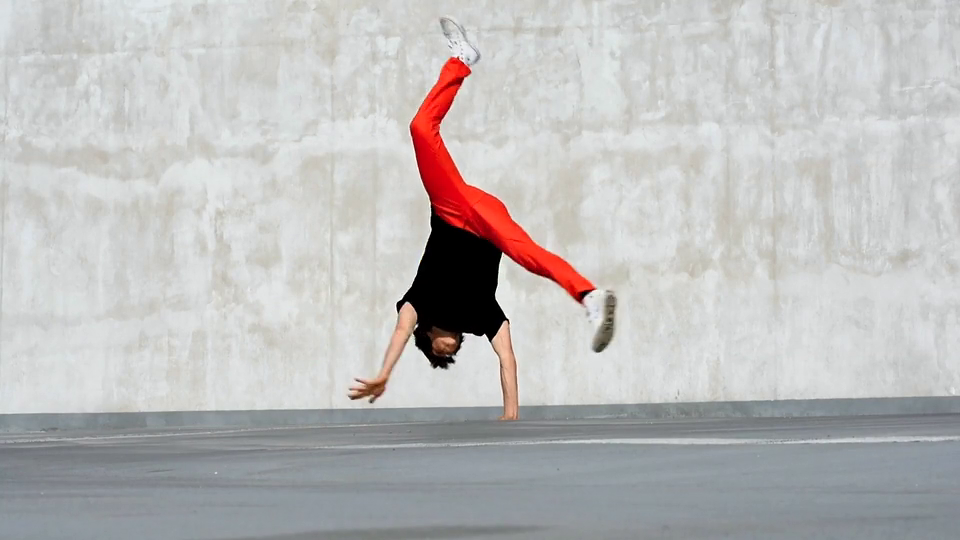
#> input picture frame 17 of week7/mediapipe/example.mp4, 960 x 540 px, given in place of mov01.avi, which was not available
$ jupyter execute 'openCV를 이용한 동영상처리_보행자판독.ipynb'   (text cells are left out)
#> lines starting #> are read from the running program, lines starting #| are printed output that depends on the picture; after the words box and inside, x2 and y2 are one past the last pixel; in counts of white or black regions, pixels touching at a corner belong together; pictures that were not available may be replaced by others from this repository, and a replacement may not be noted
[cell 1]
import cv2
cap = cv2.VideoCapture("mov/mov01.avi")

while(cap.isOpened()):
    ret, frame = cap.read()
#> frame is the input picture: shape (540, 960, 3); mean B, G, R 187.1, 187.5, 188.8
    if ret:
        cv2.imshow("frame", frame)

    if cv2.waitKey(10) == 27:                   # esc키를 누르면 중지
#> (key Esc is pressed here)
            break

cap.release()
cv2.destroyAllWindows()

[cell 2]
## 비디오 플레이 하면 화면 우측 끝에 숫자값 fps가 계속 변경됨
import cv2
cap = cv2.VideoCapture("mov/mov01.avi")
org=(int(cap.get(3))-800,200)     # cap.get(3)은 비디오의 너비를 의미함.
font=cv2.FONT_HERSHEY_SIMPLEX

num=0
while(cap.isOpened()):
    ret, frame = cap.read()
    num+=1; text='fps:'+ str(num)

    if ret:
        cv2.putText(frame,text,org,font,3,(255,255,255),7)
        cv2.imshow("frame", frame)

    #cv2.waitKey(int(1000/fps))        # 이작업도 동일함
    if cv2.waitKey(10) == 27:                   # esc키를 누르면 중지
#> (key Esc is pressed here)
            break

cap.release()
cv2.destroyAllWindows()

[cell 3]
import cv2
cap = cv2.VideoCapture("mov/mov01.avi")

# 보행자 검출을 위한 HOG 기술 설정
hog = cv2.HOGDescriptor()
hog.setSVMDetector(cv2.HOGDescriptor_getDefaultPeopleDetector())

org=(int(cap.get(3))-800,200)     # cap.get(3)은 비디오의 너비를 의미함.
fps=cap.get(4)
font=cv2.FONT_HERSHEY_SIMPLEX


num=0
while True:
    ret, frame = cap.read()


    if ret:

        human, r = hog.detectMultiScale(frame)  # 사각형정보를 받아옴
#> human = (); r = ()
        num+=1; text='fps:'+ str(num)  + ',cnt:' + str(len(human))
#> after `text = 'fps:' + str(num) + ',cnt:' + str(len(human))`: text = 'fps:1,cnt:0'


        for (x, y, w, h) in human:
            cv2.rectangle(frame, (x, y, w, h), (255,255,255), 3)
#> this loop made 0 passes

        cv2.putText(frame,text,org,font,3,(255,255,255),7)
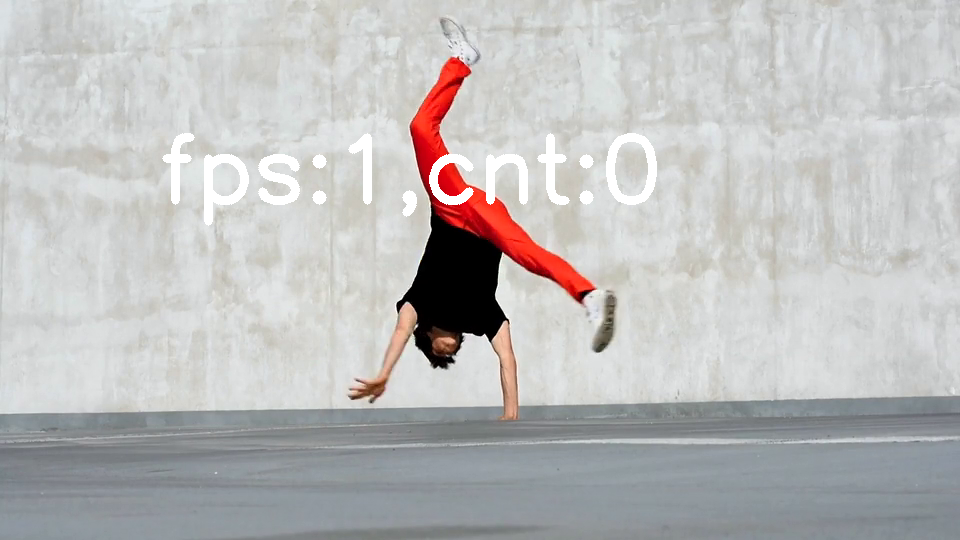
#> frame: shape (540, 960, 3); mean B, G, R 188.2, 188.6, 189.6
        cv2.imshow('frame',frame)


    if cv2.waitKey(10) == 27:
#> (key Esc is pressed here)
        break
cap.release()
cv2.destroyAllWindows()

[cell 4]
import cv2
cap = cv2.VideoCapture("mov/mov01.avi")

# 보행자 검출을 위한 HOG 기술 설정
hog = cv2.HOGDescriptor()
hog.setSVMDetector(cv2.HOGDescriptor_getDefaultPeopleDetector())

org=(int(cap.get(3))-800,200)     # cap.get(3)은 비디오의 너비를 의미함.
#> org = (160, 200)
fps=cap.get(4)
#> fps = 540
font=cv2.FONT_HERSHEY_SIMPLEX
#> font = 0


num=0; data=[]
while True:
    ret, frame = cap.read()


    if ret:

        gray = cv2.cvtColor(frame, cv2.COLOR_BGR2GRAY)
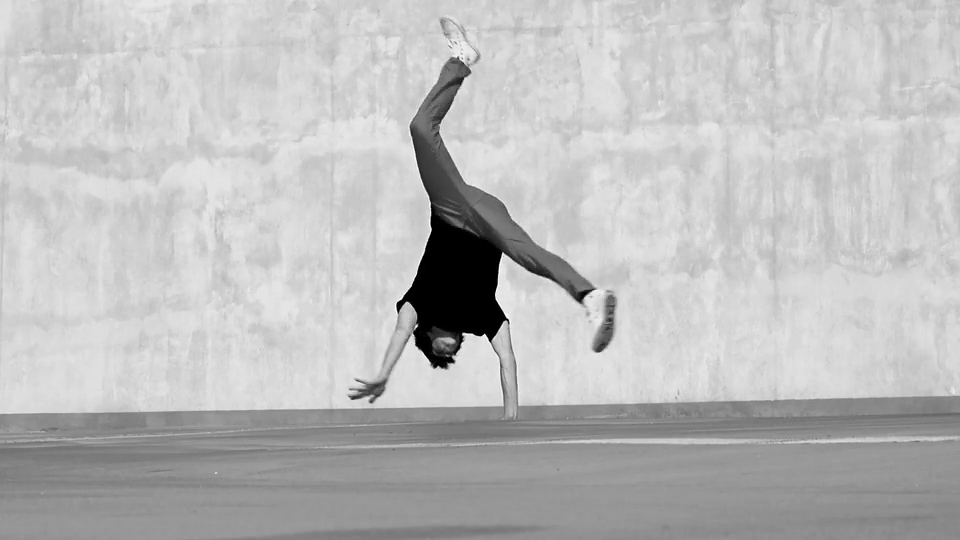
#> gray: shape (540, 960); min 0, max 255, mean 187.7
        human, r = hog.detectMultiScale(gray)  # 사각형정보를 받아옴

        num+=1; text='fps:'+ str(num)  + ',cnt:' + str(len(human))
        data.append([])
        data[-1].append(num)
        data[-1].append(len(human))

        if (len(human)>0):
            for (x, y, w, h) in human:
                cv2.rectangle(frame, (x, y, w, h), (255,255,255), 3)

            cv2.putText(frame,text,org,font,3,(255,255,255),7)
        cv2.imshow('frame',frame)


    if cv2.waitKey(10) == 27:
#> (key Esc is pressed here)
        break
cap.release()
cv2.destroyAllWindows()

[cell 5]
## sample로 10개 출력, 현재 ,하단의 data 자료는 200 프레임에서 중단한 자료임
data[:10]

[cell 6]
import numpy as np
import matplotlib.pyplot as plt
data=np.array(data)
x=data[:,0]; y=data[:,1]
plt.figure(figsize=(10,5))
plt.plot(x,y)
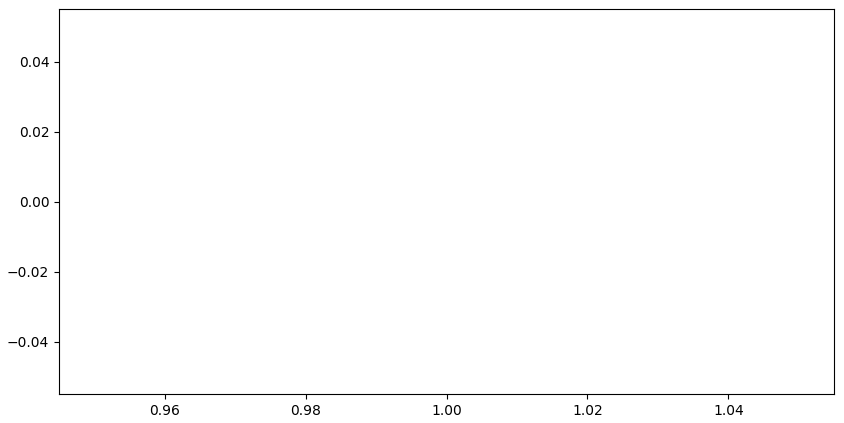
#> figure drawn by matplotlib, 1 panel

[cell 7]
## 이동평균선을 이용한 노이즈 제거
# https://wikidocs.net/4373

import numpy as np
def moving_average(x, y):
    y_conv = np.convolve(y, np.ones(5)/float(5), mode='valid')
    x_dat = np.linspace(np.min(x), np.max(x), np.size(y_conv))
    return x_dat, y_conv

plt.plot(x, y, label="raw")
ma_x, ma_y = moving_average(x, y)
plt.plot(ma_x,ma_y, label="average")
plt.xlabel('time(sec.)')
plt.ylabel('population')
plt.ylim(0,max(y)+2)
plt.legend()
plt.show()
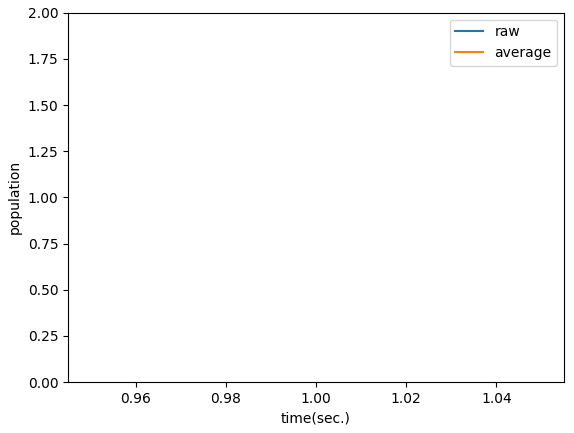
#> figure drawn by matplotlib, 1 panel

[cell 8]
import pandas as pd
df=pd.DataFrame({'time':x,'2022-3-5':y})
df

[cell 9]
## 1초단위로 사람인원수를 그리고자함.
xSec,ySec=[],[]

for cnt,(x,y) in enumerate(data):

    if cnt%30==0:
        xSec.append(int(cnt/39))
        ySec.append(y)

plt.figure(figsize=(10,5))
plt.plot(xSec,ySec)

#print(cnt,int(cnt/30))

$ run again, starting later in the video
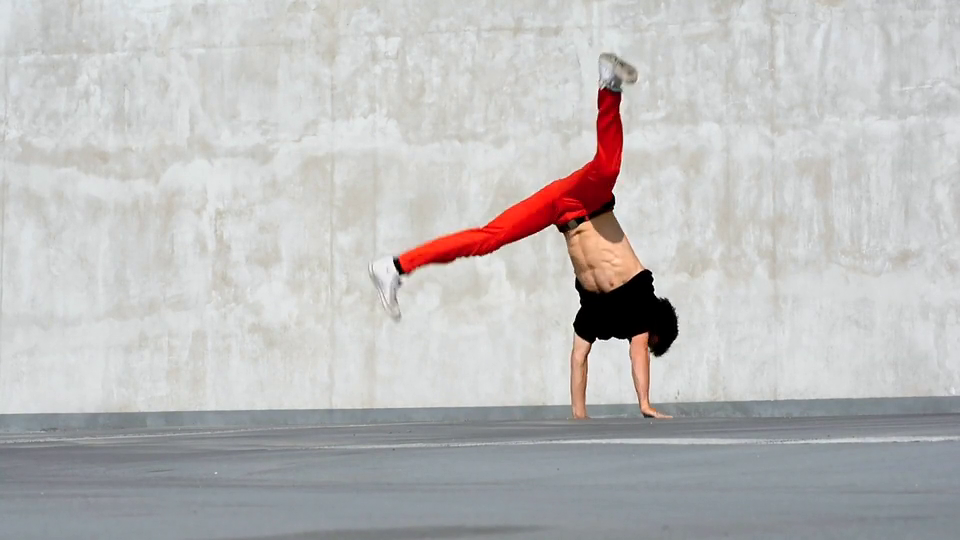
#> input picture frame 79 of week7/mediapipe/example.mp4, 960 x 540 px, given in place of mov01.avi, which was not available
#> frame is the input picture: shape (540, 960, 3); mean B, G, R 187.6, 187.9, 189.2
#> `human, r = hog.detectMultiScale(frame)`: human = ()
#> `text = 'fps:' + str(num) + ',cnt:' + str(len(human))`: text = 'fps:1,cnt:0'
#> org = (160, 200)
#> fps = 540
#> font = 0
#> `human, r = hog.detectMultiScale(gray)`: human = [[574, 57, 71, 141]]; r = [0.329]
#> `text = 'fps:' + str(num) + ',cnt:' + str(len(human))`: text = 'fps:1,cnt:1'
#> the loop `for (x, y, w, h) in human:` made 1 pass
#> after the loop `for (x, y, w, h) in human:`:
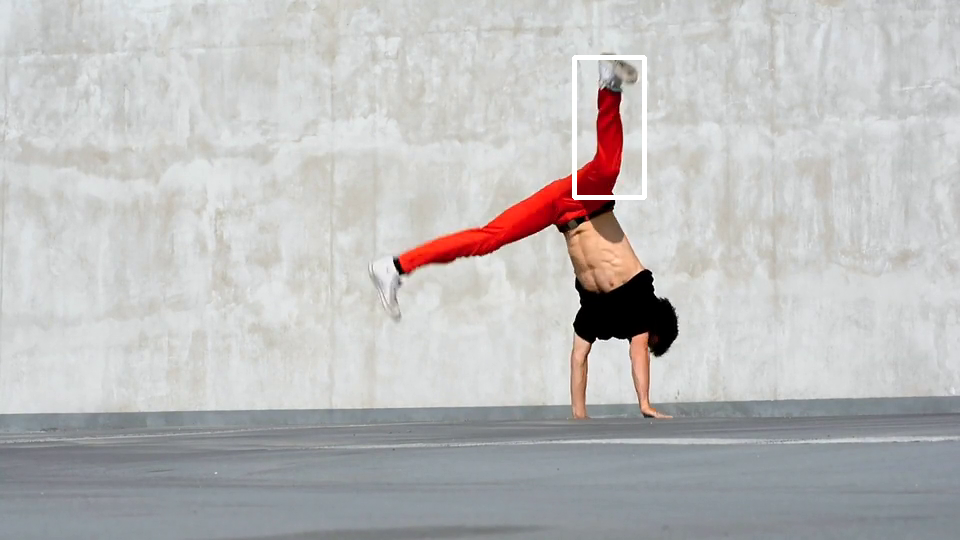
#> frame: shape (540, 960, 3); 0.4% of pixels changed, all inside (x1, y1, x2, y2) = (572, 55, 647, 200)
#> `plt.show()`:
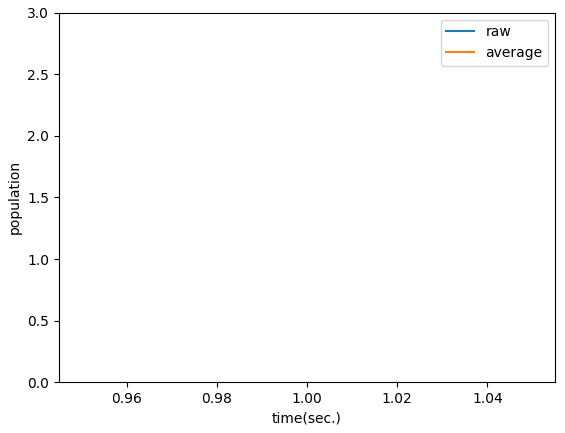
#> figure drawn by matplotlib, 1 panel

$ run again, starting later in the video
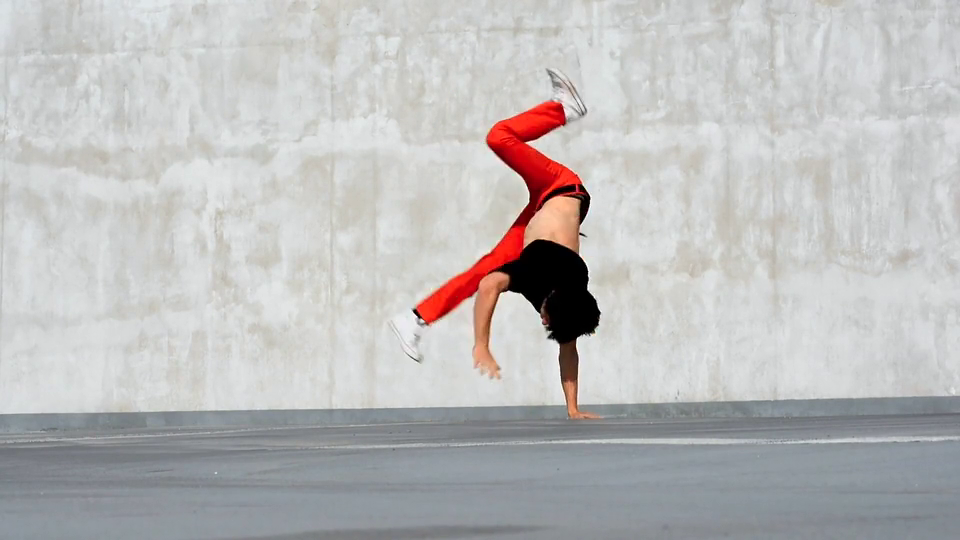
#> input picture frame 140 of week7/mediapipe/example.mp4, 960 x 540 px, given in place of mov01.avi, which was not available
#> frame is the input picture: shape (540, 960, 3); mean B, G, R 187.3, 187.5, 188.6
#> human = ()
#> text = 'fps:1,cnt:0'
#> `cv2.putText(frame,text,org,font,3,(255,255,255),7)`:
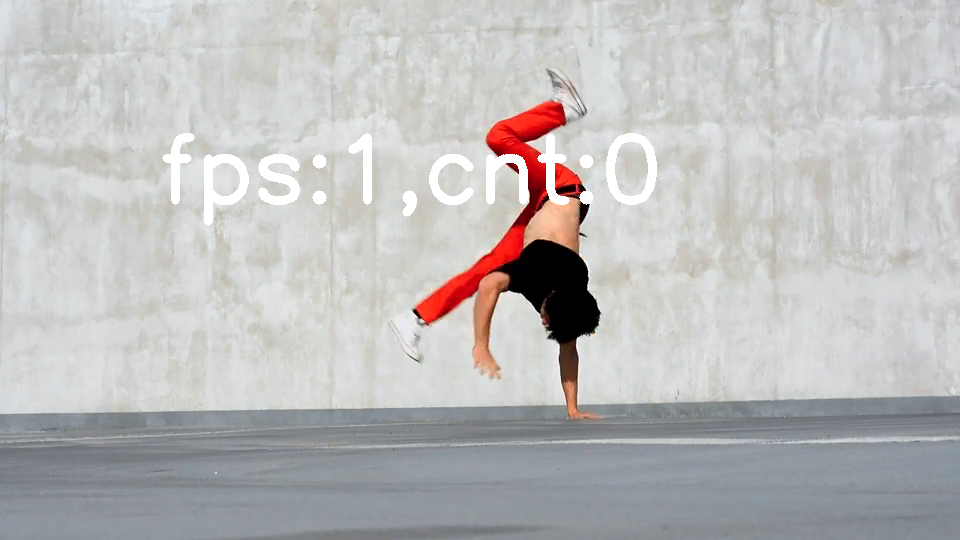
#> frame: shape (540, 960, 3); mean B, G, R 188.5, 188.6, 189.5
#> org = (160, 200)
#> fps = 540
#> font = 0
#> `gray = cv2.cvtColor(frame, cv2.COLOR_BGR2GRAY)`:
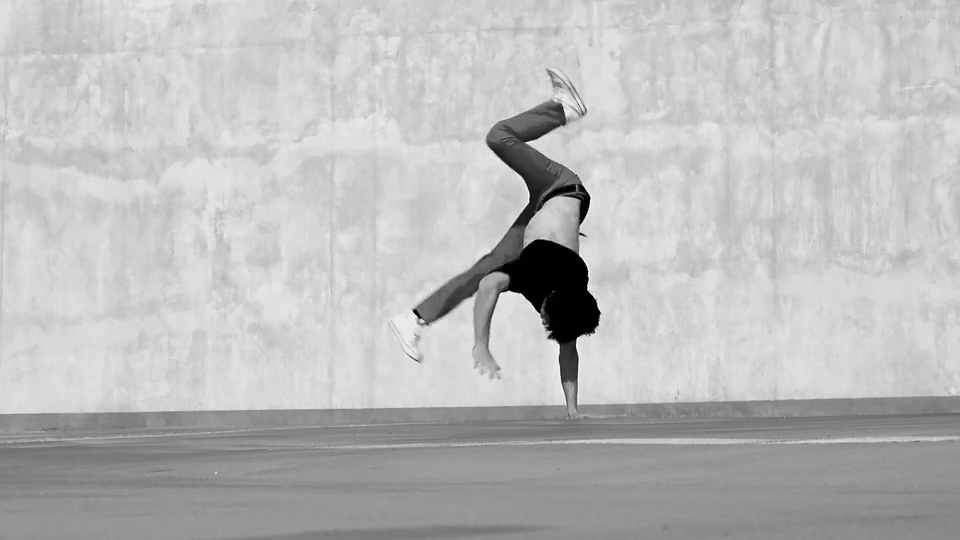
#> gray: shape (540, 960); min 0, max 255, mean 187.6
